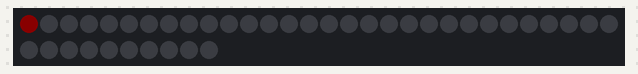
The sketch below on a simulated Arduino Uno, built with avr-gcc and run on an emulated ATmega328P. On the bench: 40 RGB LEDs in strip order, left to right, continuing on the next row. Dim RGB values are drawn brighter than linear.

Above: at 0.07 s.
At 5.99 s:
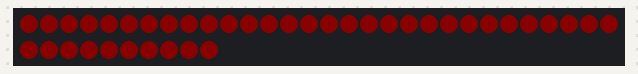
At 11.0 s:
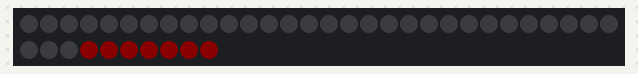
At 17.67 s:
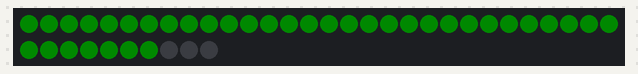
At 30.27 s:
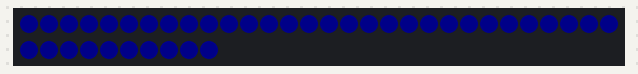
At 35.43 s:
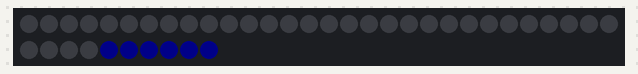

The sketch:

RGBShield_1.ino
```cpp
#include <Adafruit_NeoPixel.h>

#define PIN   6
#define LED_NUM 40

// When we setup the NeoPixel library, we tell it how many pixels, and which pin to use to send signals.
Adafruit_NeoPixel leds = Adafruit_NeoPixel(LED_NUM, PIN, NEO_GRB + NEO_KHZ800);


void setup()
{
  leds.begin(); // This initializes the NeoPixel library.
}


void led_set(uint8_t R, uint8_t G, uint8_t B)
{
  for (int i = 0; i < LED_NUM; i++)
  {
    leds.setPixelColor(i, leds.Color(R, G, B));
    leds.show();
    delay(150);
  }
}

void loop() {

  led_set(10, 0, 0);//red
  led_set(0, 0, 0);

  led_set(0, 10, 0);//green
  led_set(0, 0, 0);

  led_set(0, 0, 10);//blue
  led_set(0, 0, 0);

}
```
